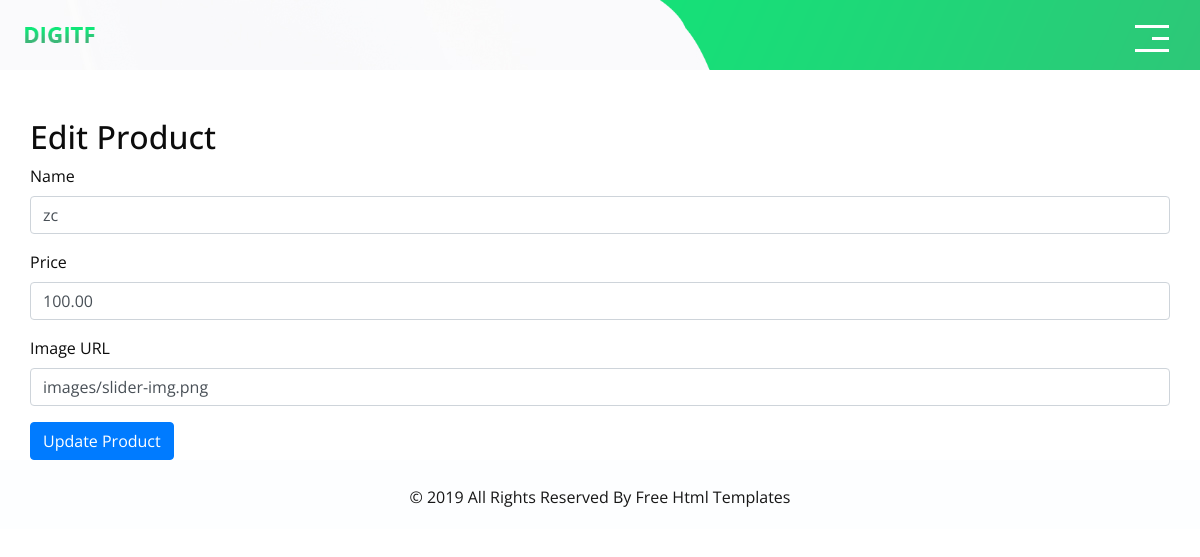
The page /edit_product.php?id=1 (signed in) on the database as committed earlier.
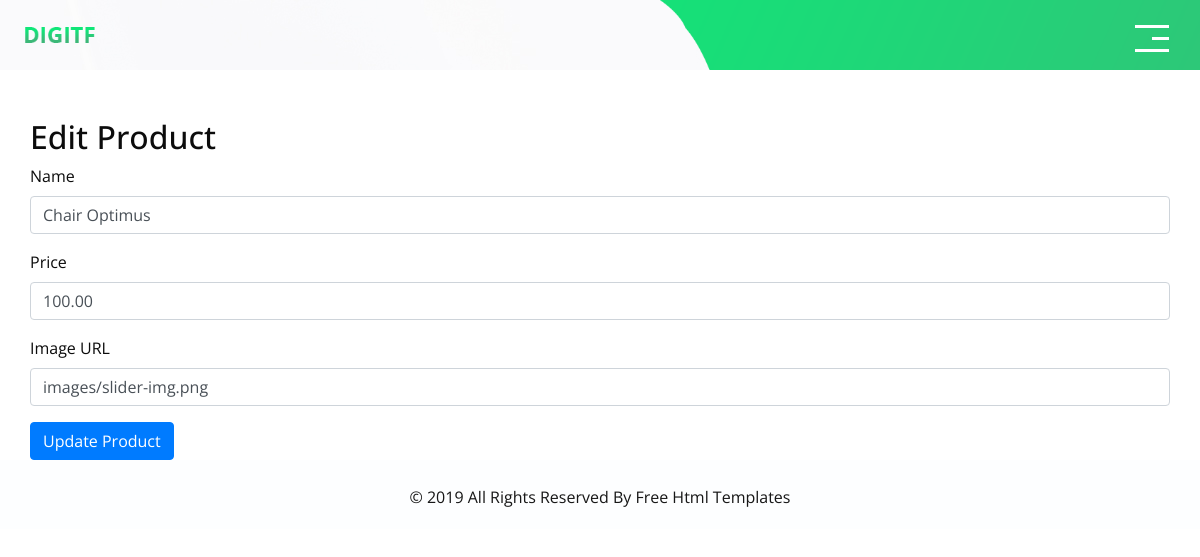
The same page on the database as committed later.
### tables this page shows
CREATE TABLE `products` (
  `id` int(11) NOT NULL,
  `name` varchar(255) NOT NULL,
  `price` decimal(10,2) NOT NULL,
  `image` varchar(255) DEFAULT NULL
);

### _inc/classes/dbh.classes.php (called while the page is built)
<?php
class Dbh {
    protected function connect() {
        try {
            $username = "root";
            $password = "";
            $dbh = new PDO('mysql:host=localhost;dbname=ooplogin', $username, $password);
            return $dbh;
        } catch (PDOException $e) {
            print "Error!: " . $e->getMessage() . "<br/>";
            die();
        }
    }
}
?>

### _inc/classes/product.classes.php (called while the page is built, shortened)
<?php
class Product extends Dbh {
    public function getProduct($id) {
        try {
            $stmt = $this->connect()->prepare("SELECT * FROM products WHERE id = ?");
            $stmt->execute([$id]);
            return $stmt->fetch(PDO::FETCH_ASSOC);
        } catch (PDOException $e) {
            return null;
        }
    }
}

### edit_product.php (the view, shortened to what this page needs)
<?php
include_once 'php/header.php';
$productObj = new Product();
if (isset($_GET['id'])) {
    $id = $_GET['id'];
    $product = $productObj->getProduct($id);
} else {
    echo "Nie je uvedené ID výrobku.";
    exit();
}
?>
<div class="container mt-5">
    <h2>Edit Product</h2>
    <form method="POST">
        <div class="mb-3">
            <label>Name</label>
            <input type="text" name="name" value="<?= htmlspecialchars($product['name']) ?>" class="form-control" required>
        </div>
        <div class="mb-3">
            <label>Price</label>
            <input type="number" name="price" value="<?= htmlspecialchars($product['price']) ?>" class="form-control" step="0.01" required>
        </div>
        <div class="mb-3">
            <label>Image URL</label>
            <input type="text" name="image" value="<?= htmlspecialchars($product['image']) ?>" class="form-control" required>
        </div>
        <button type="submit" class="btn btn-primary">Update Product</button>
    </form>
</div>
<?php include 'php/footer.php'; ?>

Rows that differ between the two databases and show on the page:
changed products "images/slider-img.png": name "zc" → "Chair Optimus"
